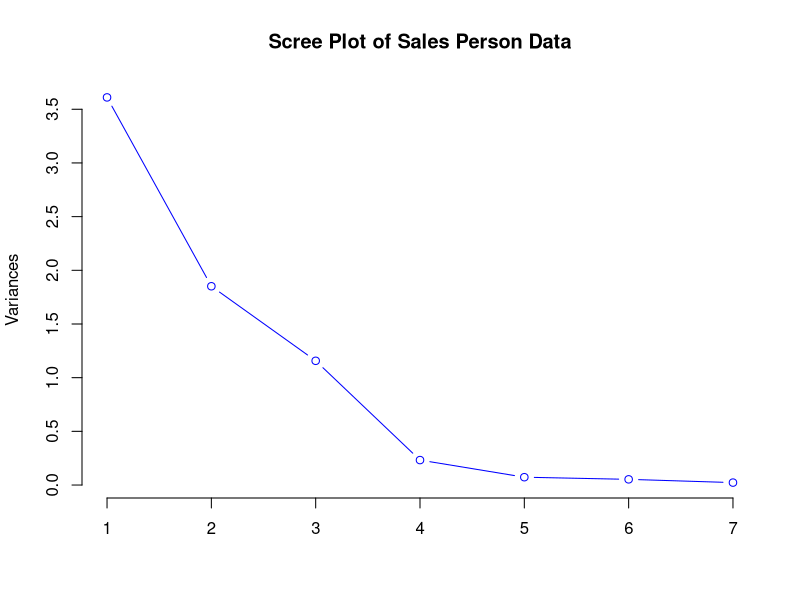

Here is the R script that generated this plot:
library(readxl)
library(psych)

# Import Auto.xlsx
SalesPersonData <- read_excel("./glInClass/factorAnalysis/SalesPersonData.xlsx")
View(SalesPersonData)

# Variables are highly correlated
cor(SalesPersonData)

# Scale data so that variance is 1
var(SalesPersonData)
SPData <- scale(SalesPersonData)
SPData <- data.frame(SPData)
round(var(SPData),2)

# Principal Component Analysis 
salesPersonPCs <- prcomp(SPData)
names(salesPersonPCs)

# No correation between the principal components
round(cor(salesPersonPCs$x),2)

# Correlation is strong between one PC and one variable
round(cor(SPData,salesPersonPCs$x),2)

# Determine the number of principal components, pick only those that have a variance of greater than 1
summary(salesPersonPCs)
salesPersonPCs
plot(salesPersonPCs, type="l", main="Scree Plot of Sales Person Data", col="blue")

# Factor Analysis
salesPersonFactorsWithNoRotation <- principal(SalesPersonData, nfactors=3, rotate="none")
salesPersonFactorsWithNoRotation

# Factor Analysis with Varimax roration - maximizes the sum of the variances of the squared loadings (squared correlations between variables and factors)
salesPersonFactorsWithVarimaxRotation <- principal(SalesPersonData, nfactors=3, rotate="varimax")

# This indicates that we club Height, Weight to Physical Appearence; Education, IQ to Knowledge Score; the rest to maturity score
# We club dimensions based on the factor scores
salesPersonFactorsWithVarimaxRotation
